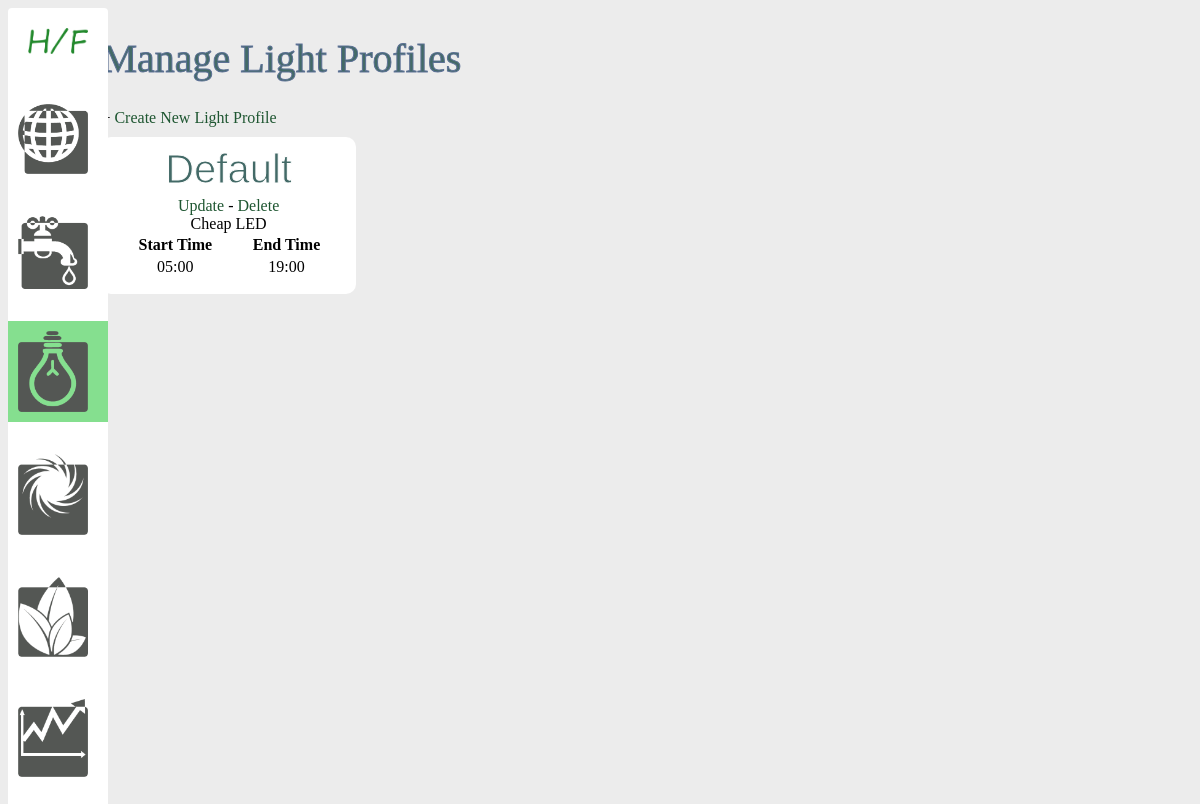
/light, run on an earlier commit of the app's database.
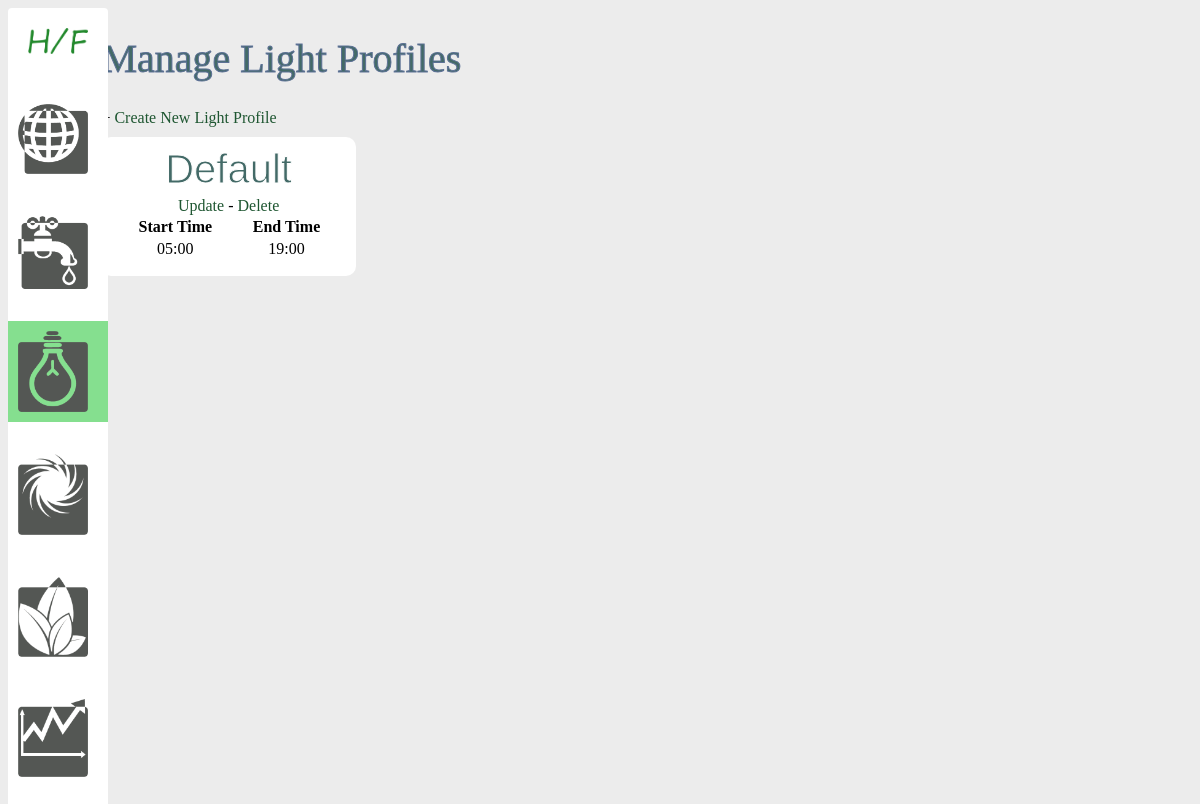
And on a later commit of the database.
### models.py (models this page shows, shortened)
class Light(db.Model):
    id = db.Column(db.Integer, primary_key=True)
    name = db.Column(db.String(50), nullable=False)
    model = db.Column(db.String(50))
    start_time = db.Column(db.String(10))
    end_time = db.Column(db.String(10))
    enviros = db.relationship('Enviro', backref='light', lazy=True)

### views.py (the view)
@app.route('/light')
def list_light_profiles():
    lights = Light.query.all()
    return render_template('index_light.html', lights=lights)

### templates/index_light.html
{% extends 'layout.html' %}
{% block body %}
    <h1>Manage Light Profiles</h1>
    + <a href="/add_light">Create New Light Profile</a>
    <br />
    <div class = "container">
        {% for light in lights %}
            <div class = "light">
                <h2>{{ light.name }}</h2>
                <a href="/update_light/{{light.id}}">Update</a>
                -
                <a href="/delete_light/{{light.id}}">Delete</a>
                <br />
                {{ light.model }}
                <table width = "100%">
                    <tr>
                        <th>Start Time</th>
                        <th>End Time</th>
                    </tr>
                    <tr>
                        <td>{{ light.start_time }}</td>
                        <td>{{ light.end_time }}</td>
                    </tr>
                </table>
            </div>
        {% endfor %}
    </div>
{% endblock %}

What changed in the data, as far as the page shows it:
changed Light "Default": model "Cheap LED" → (not shown)
